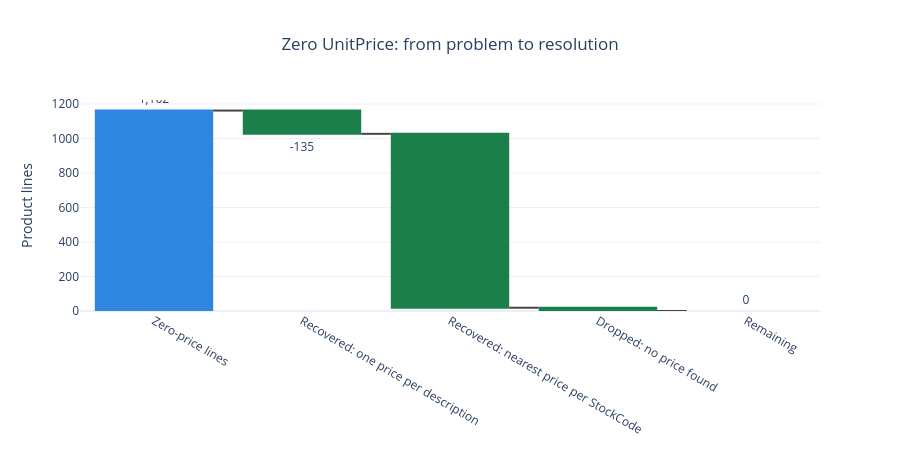

The notebook cell this image was saved under:
### Markdown cell above
The waterfall summarises the journey: from 1,162 lines with a zero price down to zero, and how much each step recovered.

### Code cell
# Zero-price recovery journey (numbers come from the variables of the two recovery steps)
zero_total = int(zero_mask.sum())            # zero-price product lines before recovery
rec_by_description = int(fillable.sum())     # attempt 1: description with a single known price
rec_by_nearest = int(matched.sum())          # attempt 2: nearest historical price of the StockCode
dropped = zero_total - rec_by_description - rec_by_nearest
remaining = zero_total - rec_by_description - rec_by_nearest - dropped

fig = go.Figure(go.Waterfall(
    measure=["absolute", "relative", "relative", "relative", "total"],
    x=["Zero-price lines", "Recovered: one price per description",
       "Recovered: nearest price per StockCode", "Dropped: no price found", "Remaining"],
    y=[zero_total, -rec_by_description, -rec_by_nearest, -dropped, 0],
    text=[f"{zero_total:,}", f"-{rec_by_description:,}", f"-{rec_by_nearest:,}", f"-{dropped:,}", f"{remaining:,}"],
    textposition="outside",
    increasing=dict(marker=dict(color="#E67E22")),
    decreasing=dict(marker=dict(color="#1B7F4C")),
    totals=dict(marker=dict(color="#2E86DE")),
))
fig.update_layout(title="Zero UnitPrice: from problem to resolution", title_x=0.5,
                  yaxis_title="Product lines", height=450, showlegend=False)
fig.show()

### Figure 1 — Plotly figure (JSON) as saved in the notebook; plotly's stock layout.template omitted (floating-point values rounded to 4 significant figures)
{"data": [{"decreasing": {"marker": {"color": "#1B7F4C"}}, "increasing": {"marker": {"color": "#E67E22"}}, "measure": ["absolute", "relative", "relative", "relative", "total"], "text": ["1,162", "-135", "-1,008", "-19", "0"], "textposition": "outside", "totals": {"marker": {"color": "#2E86DE"}}, "type": "waterfall", "x": ["Zero-price lines", "Recovered: one price per description", "Recovered: nearest price per StockCode", "Dropped: no price found", "Remaining"], "y": [1162, -135, -1008, -19, 0]}], "layout": {"height": 450, "showlegend": false, "title": {"text": "Zero UnitPrice: from problem to resolution", "x": 0.5}, "yaxis": {"title": {"text": "Product lines"}}}}
